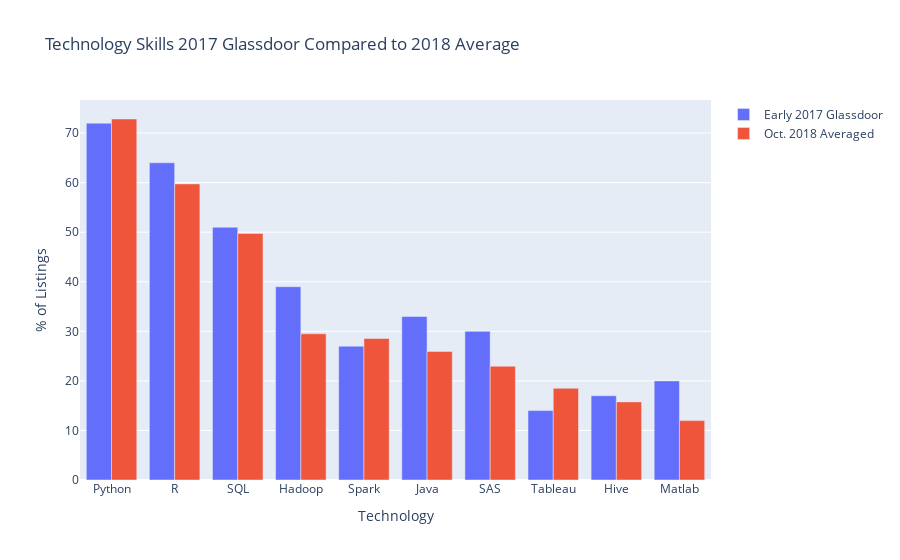

The notebook cell saved with this chart:
### Code cell
avg = go.Bar(x=df_gd.index, y=df_gd['avg_percent'], name="Oct. 2018 Averaged")
gd = go.Bar(x=df_gd.index, y=df_gd['gd_percent'], name="Early 2017 Glassdoor")


data = [gd, avg]

layout = go.Layout(
    barmode='group',
    title="Technology Skills 2017 Glassdoor Compared to 2018 Average",
    xaxis={'title': 'Technology'},
    yaxis={'title': '% of Listings'},
)

fig = go.Figure(data=data, layout=layout)
py.iplot(fig)

### Figure 1 — Plotly figure (JSON) as saved in the notebook; plotly's stock layout.template omitted (floating-point values rounded to 4 significant figures)
{"data": [{"name": "Early 2017 Glassdoor", "type": "bar", "x": ["Python", "R", "SQL", "Hadoop", "Spark", "Java", "SAS", "Tableau", "Hive", "Matlab"], "y": [72, 64, 51, 39, 27, 33, 30, 14, 17, 20]}, {"name": "Oct. 2018 Averaged", "type": "bar", "x": ["Python", "R", "SQL", "Hadoop", "Spark", "Java", "SAS", "Tableau", "Hive", "Matlab"], "y": [72.84, 59.74, 49.76, 29.51, 28.55, 25.95, 22.96, 18.51, 15.76, 11.98]}], "layout": {"barmode": "group", "title": {"text": "Technology Skills 2017 Glassdoor Compared to 2018 Average"}, "xaxis": {"title": {"text": "Technology"}}, "yaxis": {"title": {"text": "% of Listings"}}}}
